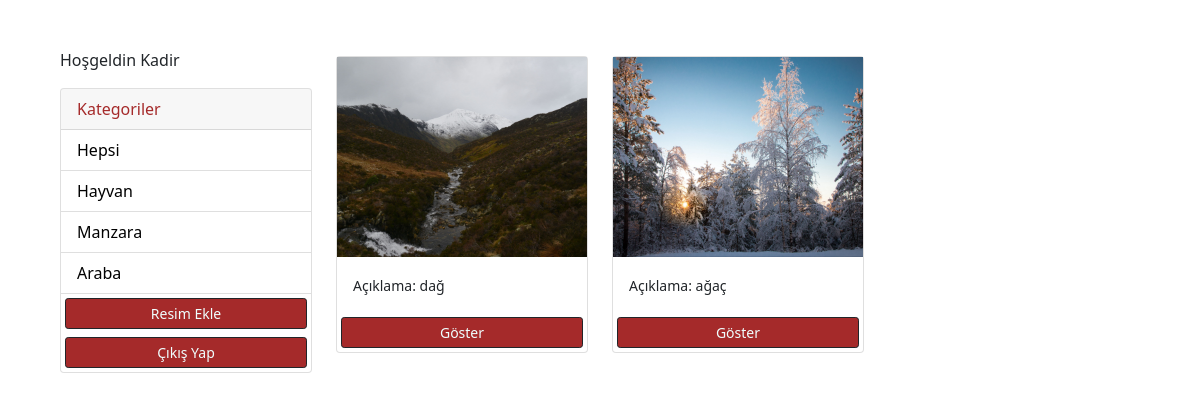
/?category=Manzara (signed in), run on the app's committed database.
### photos/models.py (models this page shows, shortened)
class Category(models.Model):
    class Meta:
        verbose_name = 'Category'
        verbose_name_plural = 'Categories'
    user = models.ForeignKey(
        User, on_delete=models.SET_NULL, null=True, blank=True)
    name = models.CharField(max_length=100, null=False, blank=False)

class Photo(models.Model):
    class Meta:
        verbose_name = 'Photo'
        verbose_name_plural = 'Photos'
    category = models.ForeignKey(
        Category, on_delete=models.SET_NULL, null=True, blank=True)
    image = models.ImageField(null=False, blank=False)
    description = models.TextField()

### photos/views.py (the view)
# urls.py: path('', views.gallery, name='gallery'),
@login_required(login_url='login')
def gallery(request):
    user = request.user
    category = request.GET.get('category')
    if category == None:
        photos = Photo.objects.filter(category__user=user)
    else:
        photos = Photo.objects.filter(
            category__name=category, category__user=user)
    categories = Category.objects.filter(user=user)
    context = {'categories': categories, 'photos': photos}
    return render(request, 'photos/gallery.html', context)

### photos/templates/photos/gallery.html (shortened to what this page needs)
<!DOCTYPE html>
<html lang="en">
<head>
    <link href="https://cdn.jsdelivr.net/npm/bootstrap@5.0.0-beta1/dist/css/bootstrap.min.css" rel="stylesheet"
>
</head>
<body class="m-5">
    <div class="container">
        <div class="row">
            <div class="col-md-3">
                {% if request.user.is_authenticated %}
                <p>Hoşgeldin {{request.user}}</p>
                {% endif %}
                <div class="card">
                    <div class="card-header">
                        Kategoriler
                    </div>
                    <ul class="list-group list-group-flush">
                        <li class="list-group-item">
                            <a href="{% url 'gallery' %}">Hepsi</a>
                        </li>
                        {% for category in categories %}
                        <li class=" list-group-item">
                            <a href="{% url 'gallery' %}?category={{category.name}}">
                                {{category.name}}
                            </a>
                        </li>
                        {% endfor %}
                        <a href="{% url 'add' %}" class="btn btn-dark btn-block btn-sm m-1">Resim Ekle</a>
                        <a href="{% url 'logout' %}" class="btn btn-dark btn-block btn-sm m-1">Çıkış Yap</a>
                    </ul>
                </div>
            </div>
            <div class="col-md-9">
                <div class="row">
                    {% for photo in photos %}
                    <div class="col-md-4">
                        <div class="card my-2">
                            <img class="image-thumbail" src="{{photo.image.url}}" alt="Card image cap">
                            <div class="card-body">
                                <small>Açıklama: {{photo.description}}</small>
                            </div>
                            <a href="{% url 'photo' photo.id %}" class="btn btn-outline-dark btn-sm m-1">Göster</a>
                        </div>
                    </div>
                    {% empty %}
                    <h3>Resim Yok...</h3>
                    {% endfor %}
                </div>
            </div>
        </div>
    </div>
</body>
</html>

### photos/templates/photos/gallery.html (style rules this page uses)
.image-thumbail { height: 200px; object-fit: cover; }
.list-group-item a { text-decoration: none; color: black; }
.card .card-header { color: brown; }
.btn { color: azure; background-color: brown; }

### data on the page
Category: name "Hayvan"
Category: name "Manzara"
Category: name "Araba"
Photo: image (picture), description "dağ"
Photo: image (picture), description "ağaç"

### other printed values
{{ request.user }} "Kadir"
